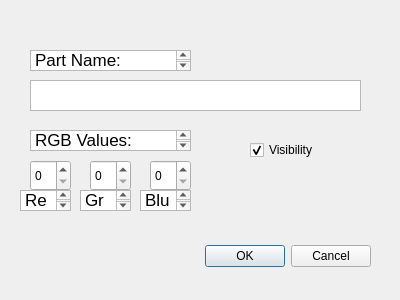
<?xml version="1.0" encoding="UTF-8"?>
<ui version="4.0">
 <class>Dialog</class>
 <widget class="QDialog" name="Dialog">
  <property name="geometry">
   <rect>
    <x>0</x>
    <y>0</y>
    <width>400</width>
    <height>300</height>
   </rect>
  </property>
  <property name="windowTitle">
   <string>Dialog</string>
  </property>
  <widget class="QDialogButtonBox" name="buttonBox">
   <property name="geometry">
    <rect>
     <x>30</x>
     <y>240</y>
     <width>341</width>
     <height>32</height>
    </rect>
   </property>
   <property name="orientation">
    <enum>Qt::Orientation::Horizontal</enum>
   </property>
   <property name="standardButtons">
    <set>QDialogButtonBox::StandardButton::Cancel|QDialogButtonBox::StandardButton::Ok</set>
   </property>
  </widget>
  <widget class="QPlainTextEdit" name="nameEdit">
   <property name="geometry">
    <rect>
     <x>30</x>
     <y>80</y>
     <width>331</width>
     <height>31</height>
    </rect>
   </property>
  </widget>
  <widget class="QTextBrowser" name="textBrowser">
   <property name="geometry">
    <rect>
     <x>30</x>
     <y>50</y>
     <width>161</width>
     <height>21</height>
    </rect>
   </property>
   <property name="html">
    <string>&lt;!DOCTYPE HTML PUBLIC &quot;-//W3C//DTD HTML 4.0//EN&quot; &quot;http://www.w3.org/TR/REC-html40/strict.dtd&quot;&gt;
&lt;html&gt;&lt;head&gt;&lt;meta name=&quot;qrichtext&quot; content=&quot;1&quot; /&gt;&lt;meta charset=&quot;utf-8&quot; /&gt;&lt;style type=&quot;text/css&quot;&gt;
p, li { white-space: pre-wrap; }
hr { height: 1px; border-width: 0; }
li.unchecked::marker { content: &quot;\2610&quot;; }
li.checked::marker { content: &quot;\2612&quot;; }
&lt;/style&gt;&lt;/head&gt;&lt;body style=&quot; font-family:'.AppleSystemUIFont'; font-size:13pt; font-weight:400; font-style:normal;&quot;&gt;
&lt;p style=&quot; margin-top:0px; margin-bottom:0px; margin-left:0px; margin-right:0px; -qt-block-indent:0; text-indent:0px;&quot;&gt;Part Name:&lt;/p&gt;
&lt;p style=&quot;-qt-paragraph-type:empty; margin-top:0px; margin-bottom:0px; margin-left:0px; margin-right:0px; -qt-block-indent:0; text-indent:0px;&quot;&gt;&lt;br /&gt;&lt;/p&gt;&lt;/body&gt;&lt;/html&gt;</string>
   </property>
  </widget>
  <widget class="QSpinBox" name="redSpinBox">
   <property name="geometry">
    <rect>
     <x>30</x>
     <y>160</y>
     <width>41</width>
     <height>31</height>
    </rect>
   </property>
  </widget>
  <widget class="QSpinBox" name="greenSpinBox">
   <property name="geometry">
    <rect>
     <x>90</x>
     <y>160</y>
     <width>41</width>
     <height>31</height>
    </rect>
   </property>
  </widget>
  <widget class="QSpinBox" name="blueSpinBox">
   <property name="geometry">
    <rect>
     <x>150</x>
     <y>160</y>
     <width>41</width>
     <height>31</height>
    </rect>
   </property>
  </widget>
  <widget class="QTextBrowser" name="textBrowser_2">
   <property name="geometry">
    <rect>
     <x>30</x>
     <y>130</y>
     <width>161</width>
     <height>21</height>
    </rect>
   </property>
   <property name="html">
    <string>&lt;!DOCTYPE HTML PUBLIC &quot;-//W3C//DTD HTML 4.0//EN&quot; &quot;http://www.w3.org/TR/REC-html40/strict.dtd&quot;&gt;
&lt;html&gt;&lt;head&gt;&lt;meta name=&quot;qrichtext&quot; content=&quot;1&quot; /&gt;&lt;meta charset=&quot;utf-8&quot; /&gt;&lt;style type=&quot;text/css&quot;&gt;
p, li { white-space: pre-wrap; }
hr { height: 1px; border-width: 0; }
li.unchecked::marker { content: &quot;\2610&quot;; }
li.checked::marker { content: &quot;\2612&quot;; }
&lt;/style&gt;&lt;/head&gt;&lt;body style=&quot; font-family:'.AppleSystemUIFont'; font-size:13pt; font-weight:400; font-style:normal;&quot;&gt;
&lt;p style=&quot; margin-top:0px; margin-bottom:0px; margin-left:0px; margin-right:0px; -qt-block-indent:0; text-indent:0px;&quot;&gt;RGB Values:&lt;/p&gt;
&lt;p style=&quot;-qt-paragraph-type:empty; margin-top:0px; margin-bottom:0px; margin-left:0px; margin-right:0px; -qt-block-indent:0; text-indent:0px;&quot;&gt;&lt;br /&gt;&lt;/p&gt;&lt;/body&gt;&lt;/html&gt;</string>
   </property>
  </widget>
  <widget class="QTextBrowser" name="textBrowser_3">
   <property name="geometry">
    <rect>
     <x>20</x>
     <y>190</y>
     <width>51</width>
     <height>21</height>
    </rect>
   </property>
   <property name="html">
    <string>&lt;!DOCTYPE HTML PUBLIC &quot;-//W3C//DTD HTML 4.0//EN&quot; &quot;http://www.w3.org/TR/REC-html40/strict.dtd&quot;&gt;
&lt;html&gt;&lt;head&gt;&lt;meta name=&quot;qrichtext&quot; content=&quot;1&quot; /&gt;&lt;meta charset=&quot;utf-8&quot; /&gt;&lt;style type=&quot;text/css&quot;&gt;
p, li { white-space: pre-wrap; }
hr { height: 1px; border-width: 0; }
li.unchecked::marker { content: &quot;\2610&quot;; }
li.checked::marker { content: &quot;\2612&quot;; }
&lt;/style&gt;&lt;/head&gt;&lt;body style=&quot; font-family:'.AppleSystemUIFont'; font-size:13pt; font-weight:400; font-style:normal;&quot;&gt;
&lt;p style=&quot; margin-top:0px; margin-bottom:0px; margin-left:0px; margin-right:0px; -qt-block-indent:0; text-indent:0px;&quot;&gt;Red&lt;/p&gt;
&lt;p style=&quot;-qt-paragraph-type:empty; margin-top:0px; margin-bottom:0px; margin-left:0px; margin-right:0px; -qt-block-indent:0; text-indent:0px;&quot;&gt;&lt;br /&gt;&lt;/p&gt;&lt;/body&gt;&lt;/html&gt;</string>
   </property>
  </widget>
  <widget class="QTextBrowser" name="textBrowser_4">
   <property name="geometry">
    <rect>
     <x>80</x>
     <y>190</y>
     <width>51</width>
     <height>21</height>
    </rect>
   </property>
   <property name="html">
    <string>&lt;!DOCTYPE HTML PUBLIC &quot;-//W3C//DTD HTML 4.0//EN&quot; &quot;http://www.w3.org/TR/REC-html40/strict.dtd&quot;&gt;
&lt;html&gt;&lt;head&gt;&lt;meta name=&quot;qrichtext&quot; content=&quot;1&quot; /&gt;&lt;meta charset=&quot;utf-8&quot; /&gt;&lt;style type=&quot;text/css&quot;&gt;
p, li { white-space: pre-wrap; }
hr { height: 1px; border-width: 0; }
li.unchecked::marker { content: &quot;\2610&quot;; }
li.checked::marker { content: &quot;\2612&quot;; }
&lt;/style&gt;&lt;/head&gt;&lt;body style=&quot; font-family:'.AppleSystemUIFont'; font-size:13pt; font-weight:400; font-style:normal;&quot;&gt;
&lt;p style=&quot; margin-top:0px; margin-bottom:0px; margin-left:0px; margin-right:0px; -qt-block-indent:0; text-indent:0px;&quot;&gt;Green&lt;/p&gt;
&lt;p style=&quot;-qt-paragraph-type:empty; margin-top:0px; margin-bottom:0px; margin-left:0px; margin-right:0px; -qt-block-indent:0; text-indent:0px;&quot;&gt;&lt;br /&gt;&lt;/p&gt;&lt;/body&gt;&lt;/html&gt;</string>
   </property>
  </widget>
  <widget class="QTextBrowser" name="textBrowser_5">
   <property name="geometry">
    <rect>
     <x>140</x>
     <y>190</y>
     <width>51</width>
     <height>21</height>
    </rect>
   </property>
   <property name="html">
    <string>&lt;!DOCTYPE HTML PUBLIC &quot;-//W3C//DTD HTML 4.0//EN&quot; &quot;http://www.w3.org/TR/REC-html40/strict.dtd&quot;&gt;
&lt;html&gt;&lt;head&gt;&lt;meta name=&quot;qrichtext&quot; content=&quot;1&quot; /&gt;&lt;meta charset=&quot;utf-8&quot; /&gt;&lt;style type=&quot;text/css&quot;&gt;
p, li { white-space: pre-wrap; }
hr { height: 1px; border-width: 0; }
li.unchecked::marker { content: &quot;\2610&quot;; }
li.checked::marker { content: &quot;\2612&quot;; }
&lt;/style&gt;&lt;/head&gt;&lt;body style=&quot; font-family:'.AppleSystemUIFont'; font-size:13pt; font-weight:400; font-style:normal;&quot;&gt;
&lt;p style=&quot; margin-top:0px; margin-bottom:0px; margin-left:0px; margin-right:0px; -qt-block-indent:0; text-indent:0px;&quot;&gt;Blue&lt;/p&gt;
&lt;p style=&quot;-qt-paragraph-type:empty; margin-top:0px; margin-bottom:0px; margin-left:0px; margin-right:0px; -qt-block-indent:0; text-indent:0px;&quot;&gt;&lt;br /&gt;&lt;/p&gt;&lt;/body&gt;&lt;/html&gt;</string>
   </property>
  </widget>
  <widget class="QCheckBox" name="visibleCheckBox">
   <property name="geometry">
    <rect>
     <x>250</x>
     <y>140</y>
     <width>85</width>
     <height>20</height>
    </rect>
   </property>
   <property name="autoFillBackground">
    <bool>false</bool>
   </property>
   <property name="text">
    <string>Visibility</string>
   </property>
   <property name="checked">
    <bool>true</bool>
   </property>
  </widget>
 </widget>
 <resources/>
 <connections>
  <connection>
   <sender>buttonBox</sender>
   <signal>accepted()</signal>
   <receiver>Dialog</receiver>
   <slot>accept()</slot>
   <hints>
    <hint type="sourcelabel">
     <x>248</x>
     <y>254</y>
    </hint>
    <hint type="destinationlabel">
     <x>157</x>
     <y>274</y>
    </hint>
   </hints>
  </connection>
  <connection>
   <sender>buttonBox</sender>
   <signal>rejected()</signal>
   <receiver>Dialog</receiver>
   <slot>reject()</slot>
   <hints>
    <hint type="sourcelabel">
     <x>316</x>
     <y>260</y>
    </hint>
    <hint type="destinationlabel">
     <x>286</x>
     <y>274</y>
    </hint>
   </hints>
  </connection>
 </connections>
</ui>
